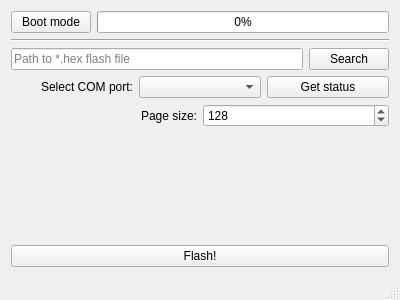
<?xml version="1.0" encoding="UTF-8"?>
<ui version="4.0">
 <class>MainWindow</class>
 <widget class="QMainWindow" name="MainWindow">
  <property name="geometry">
   <rect>
    <x>0</x>
    <y>0</y>
    <width>400</width>
    <height>300</height>
   </rect>
  </property>
  <property name="windowTitle">
   <string>MentatEFI Flasher</string>
  </property>
  <widget class="QWidget" name="centralWidget">
   <layout class="QVBoxLayout" name="verticalLayout">
    <item>
     <layout class="QHBoxLayout" name="horizontalLayout_4">
      <item>
       <widget class="QPushButton" name="bootTriggerButton">
        <property name="autoFillBackground">
         <bool>false</bool>
        </property>
        <property name="styleSheet">
         <string notr="true"/>
        </property>
        <property name="text">
         <string>Boot mode</string>
        </property>
        <property name="checkable">
         <bool>true</bool>
        </property>
        <property name="checked">
         <bool>false</bool>
        </property>
        <property name="default">
         <bool>false</bool>
        </property>
        <property name="flat">
         <bool>false</bool>
        </property>
       </widget>
      </item>
      <item>
       <widget class="QProgressBar" name="progressBar">
        <property name="maximum">
         <number>100</number>
        </property>
        <property name="value">
         <number>0</number>
        </property>
        <property name="textVisible">
         <bool>true</bool>
        </property>
        <property name="orientation">
         <enum>Qt::Horizontal</enum>
        </property>
        <property name="invertedAppearance">
         <bool>false</bool>
        </property>
       </widget>
      </item>
     </layout>
    </item>
    <item>
     <widget class="Line" name="line">
      <property name="orientation">
       <enum>Qt::Horizontal</enum>
      </property>
     </widget>
    </item>
    <item>
     <layout class="QVBoxLayout" name="verticalLayout_2">
      <item>
       <layout class="QHBoxLayout" name="horizontalLayout">
        <item>
         <widget class="QLineEdit" name="filePathEdit">
          <property name="placeholderText">
           <string>Path to *.hex flash file</string>
          </property>
         </widget>
        </item>
        <item>
         <widget class="QPushButton" name="searchPath">
          <property name="text">
           <string>Search</string>
          </property>
         </widget>
        </item>
       </layout>
      </item>
      <item>
       <layout class="QHBoxLayout" name="horizontalLayout_2">
        <item>
         <widget class="QLabel" name="label">
          <property name="text">
           <string>Select COM port:</string>
          </property>
          <property name="alignment">
           <set>Qt::AlignRight|Qt::AlignTrailing|Qt::AlignVCenter</set>
          </property>
         </widget>
        </item>
        <item>
         <widget class="QComboBox" name="comSelector">
          <property name="maximumSize">
           <size>
            <width>125</width>
            <height>16777215</height>
           </size>
          </property>
         </widget>
        </item>
        <item>
         <widget class="QPushButton" name="getStatus">
          <property name="text">
           <string>Get status</string>
          </property>
         </widget>
        </item>
       </layout>
      </item>
      <item>
       <layout class="QHBoxLayout" name="horizontalLayout_3">
        <item>
         <widget class="QLabel" name="label_2">
          <property name="enabled">
           <bool>true</bool>
          </property>
          <property name="text">
           <string>Page size:</string>
          </property>
          <property name="alignment">
           <set>Qt::AlignRight|Qt::AlignTrailing|Qt::AlignVCenter</set>
          </property>
         </widget>
        </item>
        <item>
         <widget class="QSpinBox" name="pageSizeSpin">
          <property name="enabled">
           <bool>true</bool>
          </property>
          <property name="maximum">
           <number>1024</number>
          </property>
          <property name="value">
           <number>128</number>
          </property>
         </widget>
        </item>
       </layout>
      </item>
     </layout>
    </item>
    <item>
     <spacer name="verticalSpacer">
      <property name="orientation">
       <enum>Qt::Vertical</enum>
      </property>
      <property name="sizeHint" stdset="0">
       <size>
        <width>20</width>
        <height>40</height>
       </size>
      </property>
     </spacer>
    </item>
    <item>
     <widget class="QPushButton" name="flashButton">
      <property name="text">
       <string>Flash!</string>
      </property>
     </widget>
    </item>
   </layout>
  </widget>
  <widget class="QMenuBar" name="menuBar">
   <property name="enabled">
    <bool>false</bool>
   </property>
   <property name="geometry">
    <rect>
     <x>0</x>
     <y>0</y>
     <width>400</width>
     <height>22</height>
    </rect>
   </property>
  </widget>
  <widget class="QStatusBar" name="statusBar"/>
 </widget>
 <layoutdefault spacing="6" margin="11"/>
 <resources/>
 <connections/>
</ui>
